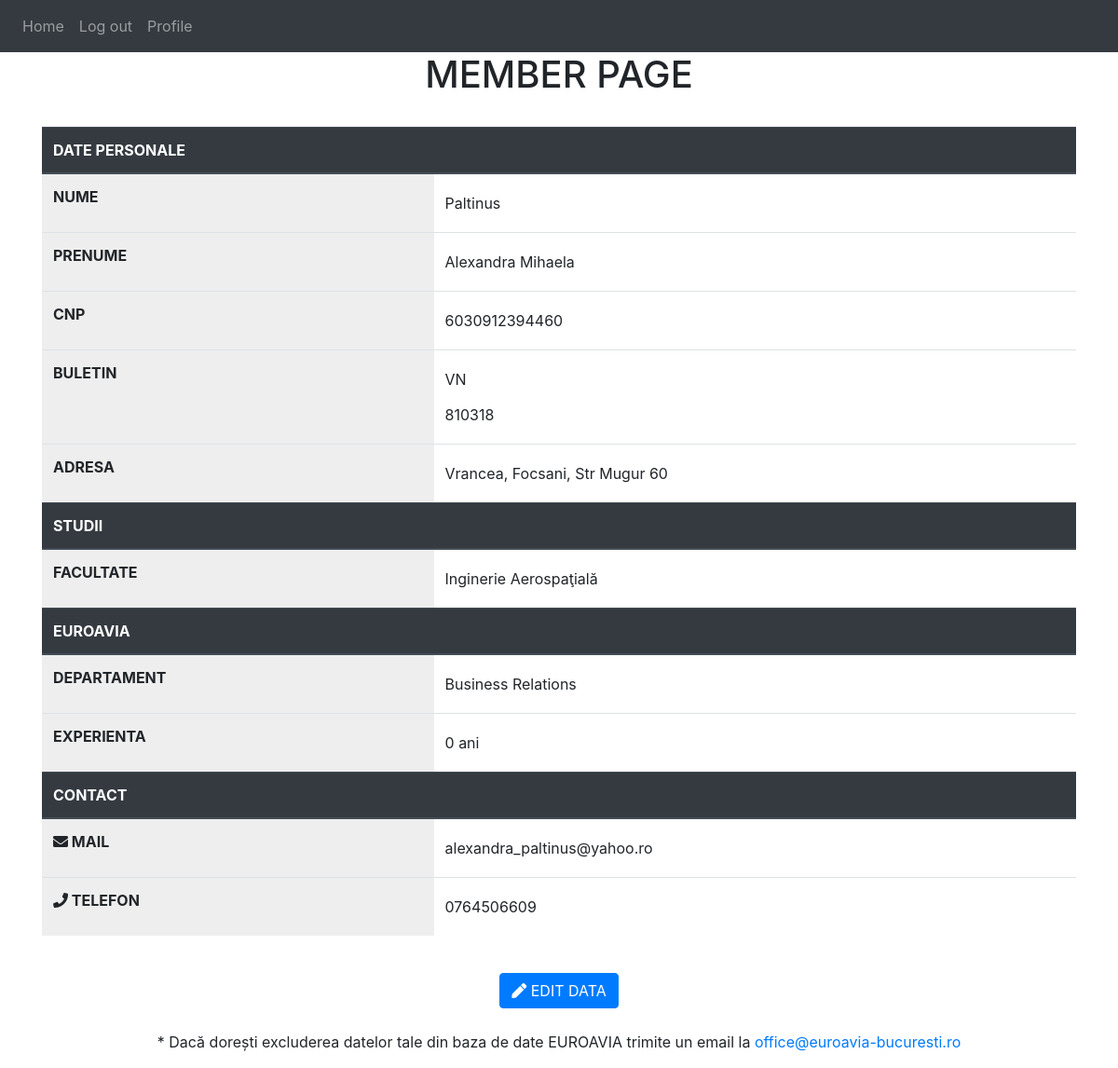
Screenshot of /member-page (signed in) with the database file from the repository.
### website/models.py (models this page shows, shortened)
class User(db.Model, UserMixin):
    id = db.Column(db.Integer, primary_key=True)
    credential_id = db.Column(db.Integer, db.ForeignKey('credentials.id'))
    last_name = db.Column(db.String(150))
    first_name = db.Column(db.String(150))
    CNP = db.Column(db.String(10))
    series = db.Column(db.String(150))
    number = db.Column(db.Integer())
    adress = db.Column(db.String(150))
    phonenumber = db.Column(db.String(150))
    college = db.Column(db.String(150))
    experience = db.Column(db.String(150))
    department = db.Column(db.String(150))
    subdepartment = db.Column(db.String(150))
    mention = db.Column(db.String(150))
    notes = db.relationship('Note')
    freshers = db.relationship('Freshers', uselist=False, back_populates = "child_freshers")
    acwo = db.relationship('AcWo', uselist=False, back_populates = "child_acwo")
    hss = db.relationship('HSS', back_populates="child_hss", uselist=False)
    aerocamp = db.relationship('AeroCamp', back_populates="child_aerocamp", uselist=False)
    rowo = db.relationship('RoWo', back_populates="child_rowo", uselist=False)
    drowo = db.relationship('DroWo', back_populates="child_drowo", uselist=False)
    acc = db.relationship('ACC', back_populates="child_acc", uselist=False)
    wica = db.relationship('WiCa', back_populates="child_wica", uselist=False)

class Credentials(db.Model, UserMixin):
    id = db.Column(db.Integer, primary_key=True)
    level = db.Column(db.String(50))
    email = db.Column(db.String(150), unique=True)
    password = db.Column(db.String(150))
    generated_password = db.Column(db.String(150))
    users = db.relationship('User', uselist=False, backref='credentials')

### website/views.py (the view)
@views.route('/member-page', methods=['GET'])
@login_required
def memberpage():
    return render_template("memberpage.html", user=current_user)

### website/__init__.py (called while the page is built)
def create_app():
    app = Flask(__name__)
    app.config['SECRET_KEY'] = 'un_cod_irelevant_la_nivelul_la_care_lucram'
    app.config['SQLALCHEMY_DATABASE_URI'] = f'sqlite:///{DB_PATH}'
    db.init_app(app)
    from .views import views
    from .auth import auth
    app.register_blueprint(views, url_prefix='/')
    app.register_blueprint(auth, url_prefix='/')
    from .models import User, Note, Credentials
    dirpath = app.instance_path + '/uploads'
    create_database(app)
    create_uploads(app, dirpath)
    login_manager = LoginManager()
    login_manager.login_view = 'auth.login'
    login_manager.init_app(app)
    @login_manager.user_loader
    def load_user(id):
        return Credentials.query.get(int(id))
    return app

### website/templates/memberpage.html (shortened to what this page needs)
{% extends "base.html" %}
{% block content %}
    {% if user.level == "USER" %}
      <h1 align ="center">MEMBER PAGE</h1>
      <br/>
      <form>
          <table class="table table-fixed">
              <thead class="thead-dark">
                <tr>
                  <th class="th-sm">DATE PERSONALE</th>
                  <th> </th>
                </tr>
              </thead>
              <tbody>
                <tr>
                  <th style="background-color: #eee;">NUME</th>
                  <td><input type="text" readonly class="form-control-plaintext" id="last_name" value="{{user.users.last_name}}"></td>
                </tr>
                <tr>
                  <th style="background-color: #eee;">PRENUME</th>
                  <td><input type="text" readonly class="form-control-plaintext" id="first_name" value="{{user.users.first_name}}"></td>
                </tr>
                <tr>
                  <th style="background-color: #eee;">CNP</th>
                  <td><input type="text" readonly class="form-control-plaintext" id="CNP" value="{{user.users.CNP}}"></td>
                </tr>
                <tr>
                  <th style="background-color: #eee;">BULETIN</th>
                  <td>
                      <input type="text" readonly class="form-control-plaintext" id="series" value="{{user.users.series}}">
                      <input type="text" readonly class="form-control-plaintext" id="number" value="{{user.users.number}}">
                  </td>
                </tr>
                <tr>
                  <th style="background-color: #eee;">ADRESA</th>
                  <td><input type="text" readonly class="form-control-plaintext" id="adress" value="{{user.users.adress}}"></td>
                </tr>
              </tbody>
              <thead class="thead-dark">
                  <tr>
                    <th class="th-sm">STUDII</th>
                    <th> </th>
                  </tr>
                </thead>
              <tbody>
                  <tr>
                    <th style="background-color: #eee;">FACULTATE</th>
                    <td><input type="text" readonly class="form-control-plaintext" id="college" value="{{user.users.college}}"></td>
                  </tr>
              </tbody>
              <thead class="thead-dark">
                  <tr>
                    <th class="th-sm">EUROAVIA</th>
                    <th> </th>
                  </tr>
                </thead>
              <tbody>
                  <tr>
                    <th style="background-color: #eee;">DEPARTAMENT</th>
                    <td><input type="text" readonly class="form-control-plaintext" id="department" value="{{user.users.department}}"></td>
                  </tr>
                  <tr>
                      <th style="background-color: #eee;">EXPERIENTA</th>
                      <td><input type="text" readonly class="form-control-plaintext" id="experience" value="{{user.users.experience}}"></td>
                    </tr>
              </tbody>
              <thead class="thead-dark">
                  <tr>
                    <th class="th-sm">CONTACT</th>
                    <th> </th>
                  </tr>
              </thead>
              <tbody>
                  <tr>
                    <th style="background-color: #eee;"><i class="fas fa-envelope"></i> MAIL</th>
                    <td><input type="text" readonly class="form-control-plaintext" id="email" value="{{user.email}}"></td>
                  </tr>
                  <tr>
                      <th style="background-color: #eee;"><i class="fas fa-phone"></i> TELEFON</th>
                      <td><input type="text" readonly class="form-control-plaintext" id="phonenumber" value="{{user.users.phonenumber}}"></td>
                    </tr>
              </tbody>
            </table>
          <br>
          <div class="text-center">
              <a class="btn btn-primary" id="edit-member-page" href="/edit-member-page"><i class="fas fa-pen"></i>  EDIT DATA</a>
          </div>
      </form>
      <br>
      <p align ='center'>* Dacă dorești excluderea datelor tale din baza de date EUROAVIA trimite un email la <a href="office@euroavia-bucuresti.ro" onclick="copyURI(event)">office@euroavia-bucuresti.ro</a> </p>
    {%else%}
      <br>
      <H2 align ='center'>The page you are looking for is unavailable!</H2>
    {%endif%}
{% endblock %}

### rows the page displays
User: users.last_name "Paltinus", users.first_name "Alexandra Mihaela", users.CNP "6030912394460", users.series "VN", users.number "810318", users.adress "Vrancea, Focsani, Str Mugur 60", users.college "Inginerie Aerospaţială", users.department "Business Relations", users.experience "0 ani", users.phonenumber "0764506609"
Credentials: email "alexandra_paltinus@yahoo.ro"
